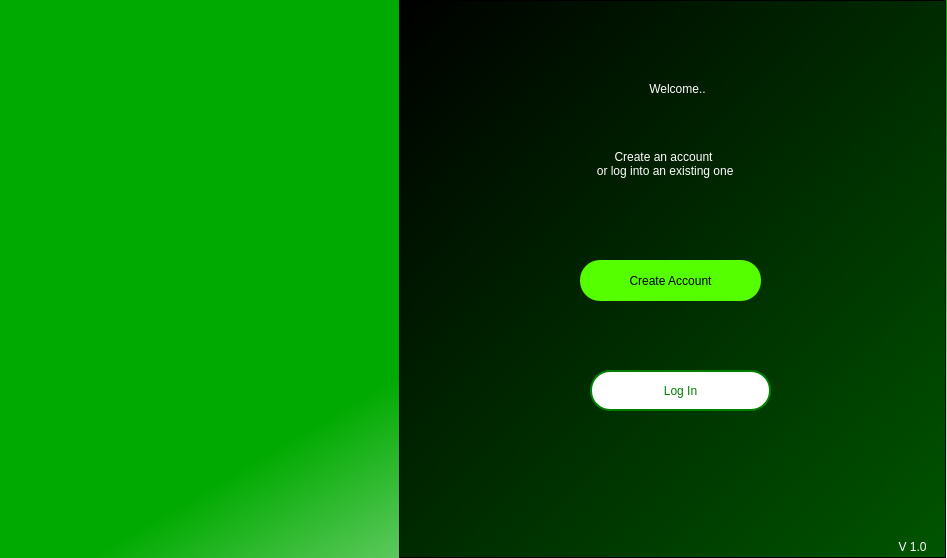
<?xml version="1.0" encoding="UTF-8"?>
<ui version="4.0">
 <class>MainWindow</class>
 <widget class="QMainWindow" name="MainWindow">
  <property name="geometry">
   <rect>
    <x>0</x>
    <y>0</y>
    <width>947</width>
    <height>558</height>
   </rect>
  </property>
  <property name="windowTitle">
   <string>MainWindow</string>
  </property>
  <widget class="QWidget" name="centralwidget">
   <widget class="QWidget" name="widget" native="true">
    <property name="geometry">
     <rect>
      <x>0</x>
      <y>0</y>
      <width>947</width>
      <height>559</height>
     </rect>
    </property>
    <property name="styleSheet">
     <string notr="true">QWidget#widget{
background-color: qlineargradient(spread:pad, x1:0.545, y1:0.545, x2:1, y2:1, stop:0 rgba(0, 170, 0, 255), stop:1 rgba(255, 255, 255, 255));}</string>
    </property>
    <widget class="QLabel" name="welcome_lbl">
     <property name="geometry">
      <rect>
       <x>540</x>
       <y>46</y>
       <width>275</width>
       <height>85</height>
      </rect>
     </property>
     <property name="layoutDirection">
      <enum>Qt::LeftToRight</enum>
     </property>
     <property name="styleSheet">
      <string notr="true">font: 30pt &quot;DejaVu Sans&quot;;
color: rgb(255, 255, 255);</string>
     </property>
     <property name="text">
      <string>Welcome..</string>
     </property>
     <property name="alignment">
      <set>Qt::AlignCenter</set>
     </property>
    </widget>
    <widget class="QPushButton" name="createbtn">
     <property name="geometry">
      <rect>
       <x>580</x>
       <y>260</y>
       <width>181</width>
       <height>41</height>
      </rect>
     </property>
     <property name="cursor">
      <cursorShape>PointingHandCursor</cursorShape>
     </property>
     <property name="styleSheet">
      <string notr="true">border-radius:20px;
background-color: rgb(85, 255, 0);
font: 16pt &quot;MS Serif&quot;;</string>
     </property>
     <property name="text">
      <string>Create Account</string>
     </property>
    </widget>
    <widget class="QPushButton" name="loginbtn">
     <property name="geometry">
      <rect>
       <x>590</x>
       <y>370</y>
       <width>181</width>
       <height>41</height>
      </rect>
     </property>
     <property name="cursor">
      <cursorShape>PointingHandCursor</cursorShape>
     </property>
     <property name="styleSheet">
      <string notr="true">border-radius:20px;
background-color: rgb(255, 255, 255);
font: 16pt &quot;MS Serif&quot;;
color:green;
border:2px solid green;</string>
     </property>
     <property name="text">
      <string>Log In</string>
     </property>
    </widget>
    <widget class="QLabel" name="label">
     <property name="geometry">
      <rect>
       <x>530</x>
       <y>140</y>
       <width>267</width>
       <height>48</height>
      </rect>
     </property>
     <property name="styleSheet">
      <string notr="true">font: 15pt &quot;MS PGothic&quot;;
color:rgb(255, 255, 255);</string>
     </property>
     <property name="text">
      <string>Create an account 
 or log into an existing one</string>
     </property>
     <property name="alignment">
      <set>Qt::AlignCenter</set>
     </property>
    </widget>
    <widget class="QFrame" name="frame">
     <property name="geometry">
      <rect>
       <x>399</x>
       <y>0</y>
       <width>547</width>
       <height>558</height>
      </rect>
     </property>
     <property name="styleSheet">
      <string notr="true">QFrame#frame{
background-color:qlineargradient(spread:pad, x1:0, y1:0, x2:1, y2:1, stop:0 rgba(0, 0, 0, 255), stop:1 rgba(0, 85, 0, 255));}</string>
     </property>
     <property name="frameShape">
      <enum>QFrame::StyledPanel</enum>
     </property>
     <property name="frameShadow">
      <enum>QFrame::Raised</enum>
     </property>
     <widget class="QLabel" name="label_3">
      <property name="geometry">
       <rect>
        <x>490</x>
        <y>540</y>
        <width>47</width>
        <height>13</height>
       </rect>
      </property>
      <property name="styleSheet">
       <string notr="true">color:rgb(255, 255, 255);</string>
      </property>
      <property name="text">
       <string>V 1.0</string>
      </property>
      <property name="alignment">
       <set>Qt::AlignCenter</set>
      </property>
     </widget>
    </widget>
    <widget class="QLabel" name="label_2">
     <property name="geometry">
      <rect>
       <x>17</x>
       <y>140</y>
       <width>355</width>
       <height>186</height>
      </rect>
     </property>
     <property name="text">
      <string/>
     </property>
     <property name="pixmap">
      <pixmap>../../../../Downloads/HomePage_Graphics.png</pixmap>
     </property>
     <property name="scaledContents">
      <bool>true</bool>
     </property>
    </widget>
    <zorder>frame</zorder>
    <zorder>welcome_lbl</zorder>
    <zorder>createbtn</zorder>
    <zorder>loginbtn</zorder>
    <zorder>label</zorder>
    <zorder>label_2</zorder>
   </widget>
  </widget>
 </widget>
 <resources/>
 <connections/>
</ui>
